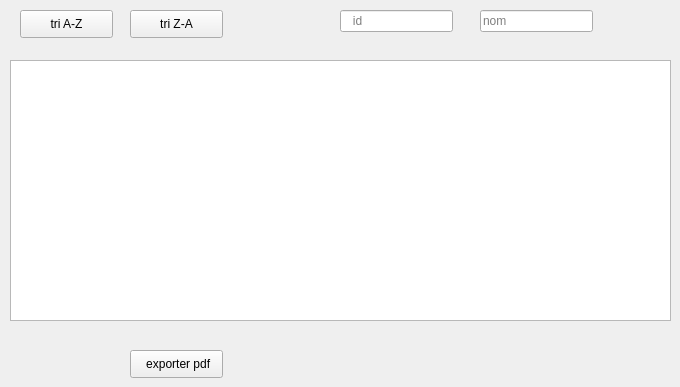
      <widget class="QWidget" name="widget">
       <attribute name="title">
        <string>afficher valise</string>
       </attribute>
       <widget class="QTableView" name="tabvalise">
        <property name="geometry">
         <rect>
          <x>10</x>
          <y>60</y>
          <width>661</width>
          <height>261</height>
         </rect>
        </property>
       </widget>
       <widget class="QLineEdit" name="rechid">
        <property name="geometry">
         <rect>
          <x>340</x>
          <y>10</y>
          <width>113</width>
          <height>22</height>
         </rect>
        </property>
        <property name="placeholderText">
         <string>   id</string>
        </property>
       </widget>
       <widget class="QLineEdit" name="lineEdit_2">
        <property name="geometry">
         <rect>
          <x>480</x>
          <y>10</y>
          <width>113</width>
          <height>22</height>
         </rect>
        </property>
        <property name="placeholderText">
         <string>nom</string>
        </property>
       </widget>
       <widget class="QPushButton" name="pushButton">
        <property name="geometry">
         <rect>
          <x>20</x>
          <y>10</y>
          <width>93</width>
          <height>28</height>
         </rect>
        </property>
        <property name="text">
         <string>tri A-Z</string>
        </property>
       </widget>
       <widget class="QPushButton" name="TRI">
        <property name="geometry">
         <rect>
          <x>130</x>
          <y>10</y>
          <width>93</width>
          <height>28</height>
         </rect>
        </property>
        <property name="text">
         <string>tri Z-A</string>
        </property>
       </widget>
       <widget class="QPushButton" name="pdf">
        <property name="geometry">
         <rect>
          <x>130</x>
          <y>350</y>
          <width>93</width>
          <height>28</height>
         </rect>
        </property>
        <property name="text">
         <string> exporter pdf</string>
        </property>
       </widget>
      </widget>
